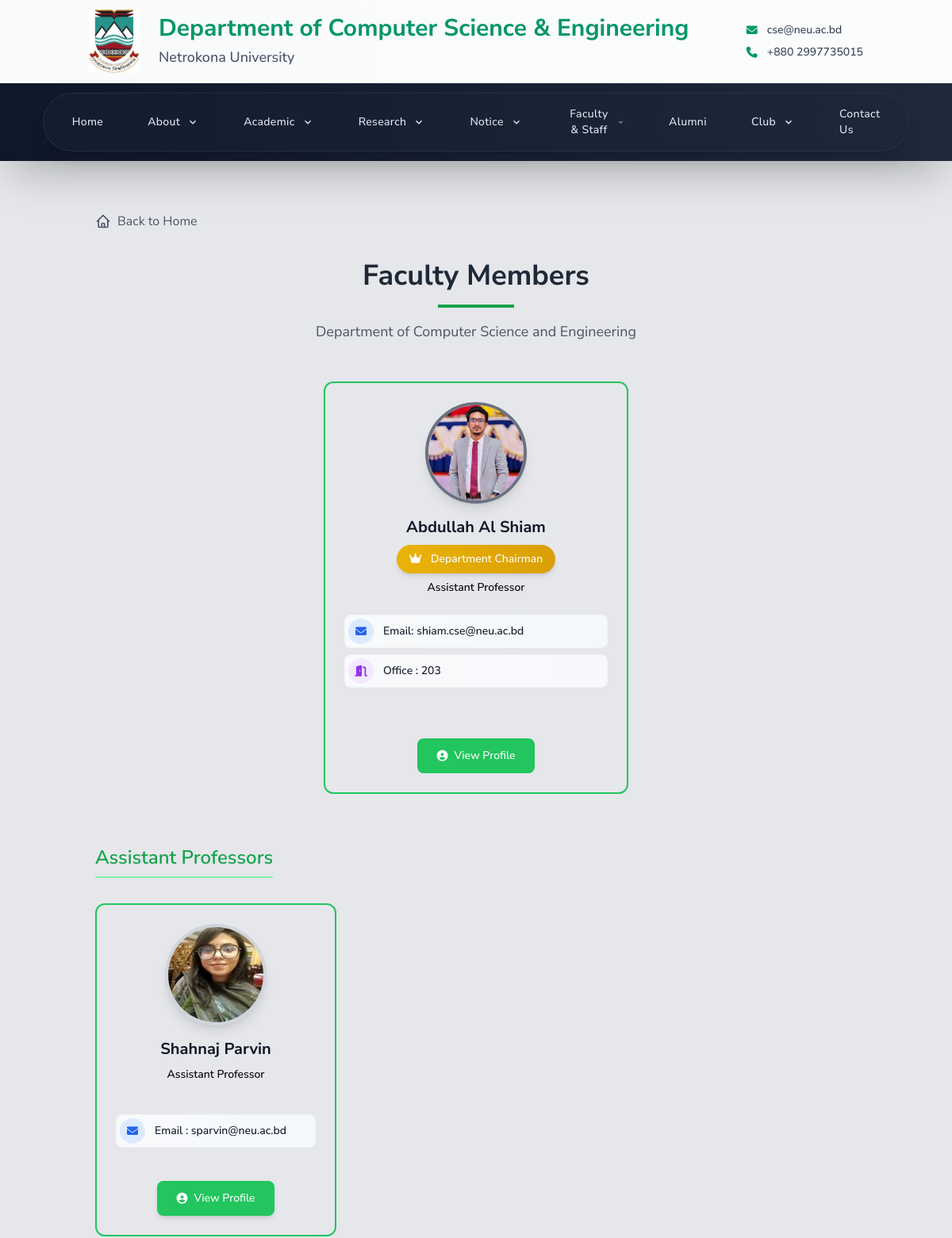
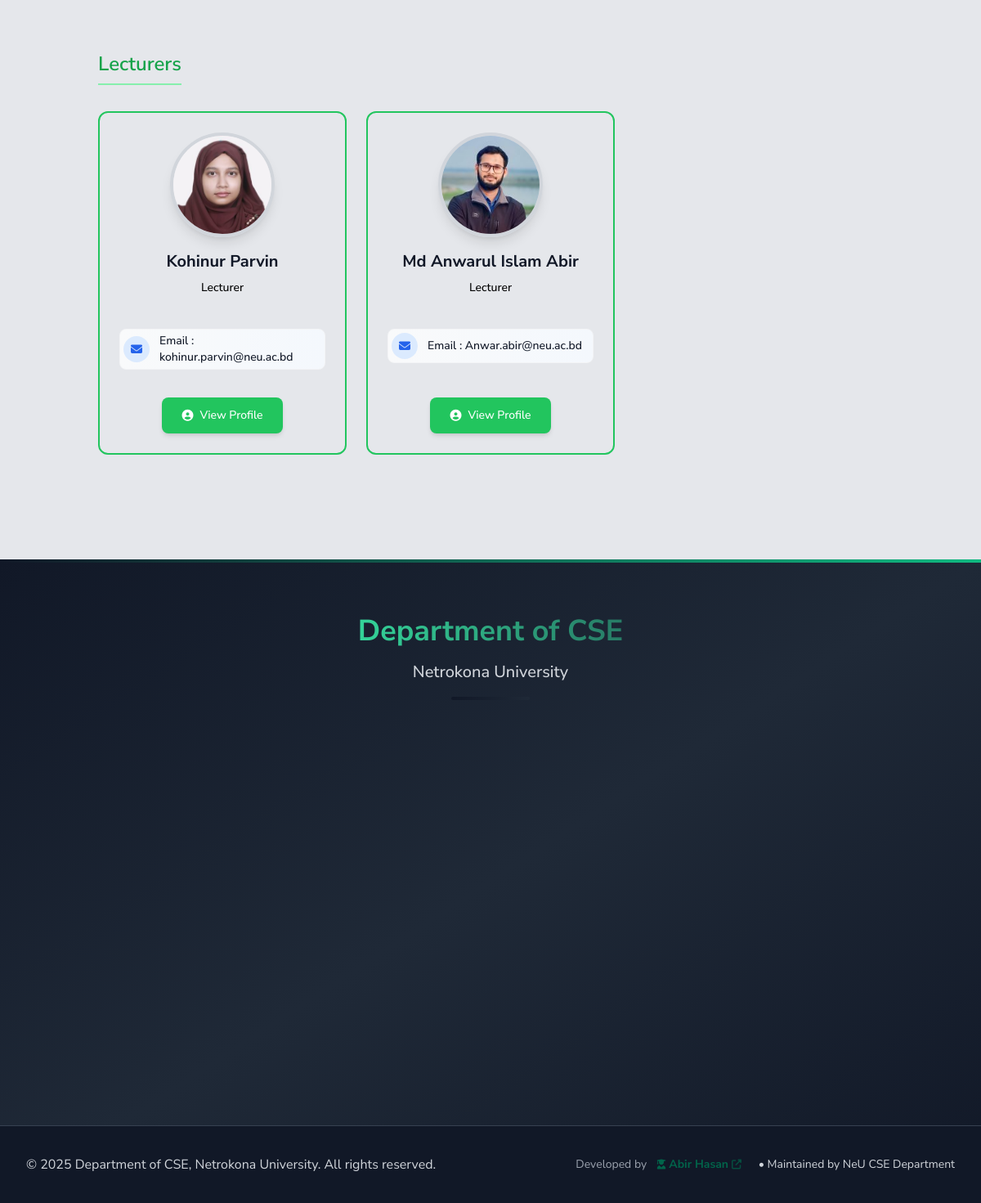
The page /faculty/active/ on the database its author committed (2 pictures, top to bottom).
### cse_app/models.py (models this page shows, shortened)
class FacultyMember(models.Model):
    DESIGNATION_CHOICES = (
        ('professor', 'Professor'),
        ('associate_professor', 'Associate Professor'),
        ('assistant_professor', 'Assistant Professor'),
        ('lecturer', 'Lecturer'),
        ('chairman', 'Chairman'),
    )
    STATUS_CHOICES = (
        ('active', 'Active'),
        ('on_leave', 'On Leave'),
        ('ex_chairman', 'Ex-Chairman'),
        ('past_faculty', 'Past Faculty'),
    )
    MEMBER_TYPE_CHOICES = (
        ('full_time', 'Full-time'),
        ('part_time', 'Part-time'),
        ('visiting', 'Visiting'),
        ('adjunct', 'Adjunct'),
    )
    user = models.OneToOneField(User, on_delete=models.CASCADE, null=True, blank=True)
    name = models.CharField(max_length=100)
    designation = models.CharField(max_length=30, choices=DESIGNATION_CHOICES)
    status = models.CharField(max_length=20, choices=STATUS_CHOICES, default='active')
    member_type = models.CharField(max_length=20, choices=MEMBER_TYPE_CHOICES, default='full_time')
    email = models.EmailField()
    phone = models.CharField(max_length=15, blank=True)
    room_no = models.CharField(max_length=10, blank=True)
    image = models.ImageField(upload_to='faculty/', blank=True)
    bio = models.TextField(blank=True)
    research_interest = models.TextField(blank=True)
    research_gate_url = models.URLField(blank=True, help_text="ResearchGate profile URL")
    google_scholar_url = models.URLField(blank=True, help_text="Google Scholar profile URL")
    orcid_url = models.URLField(blank=True, help_text="ORCID profile URL")
    linkedin_url = models.URLField(blank=True, help_text="LinkedIn profile URL")
    personal_website = models.URLField(blank=True, help_text="Personal website URL")
    research_activities = RichTextField(blank=True, help_text="Research activities and projects")
    publications = RichTextField(blank=True, help_text="List of publications")
    courses_taught = RichTextField(blank=True, help_text="Courses taught")
    membership = RichTextField(blank=True, help_text="Professional memberships")
    awards_honors = RichTextField(blank=True, help_text="Awards and honors received")
    others = RichTextField(blank=True, help_text="Other relevant information")
    cv_file = models.FileField(upload_to='faculty/cv/', blank=True, null=True, help_text="Upload CV/Resume")
    joined_date = models.DateField(blank=True, null=True)
    end_date = models.DateField(blank=True, null=True)
    is_chairman = models.BooleanField(default=False)
    class Meta:
        ordering = ['designation', 'name']
        verbose_name = 'Faculty Member'
        verbose_name_plural = 'Faculty Members'

### cse_app/views.py (the view)
# urls.py: path('faculty/active/', views.active_faculty, name='active_faculty'),
def active_faculty(request):
    active_faculty_members = FacultyMember.objects.filter(status='active')
    return render(request, 'cse/faculty_and_staff/active_faculty.html', {
        'faculty_members': active_faculty_members
    })

### cse_app/context_processors.py (called while the page is built)
def scrolling_notice(request):
    notice = ScrollingNotice.objects.filter(is_active=True).first()
    return {'scrolling_notice': notice.text if notice else ''}

### templates/cse/faculty_and_staff/active_faculty.html (shortened to what this page needs)
{% extends 'base.html' %}
{% block content %}
<div class="container mx-auto px-4 py-8">
    <div class="mb-8">
        <a href="{% url 'home' %}" class="inline-flex items-center text-gray-600 hover:text-green-600 transition-colors duration-200">
            Back to Home
        </a>
    </div>
    <div class="text-center mb-12">
        <h1 class="text-4xl font-bold mb-4 text-gray-800">Faculty Members</h1>
        <div class="w-24 h-1 bg-green-600 mx-auto mb-4"></div>
        <p class="text-lg text-gray-600 max-w-2xl mx-auto leading-relaxed">Department of Computer Science and Engineering</p>
    </div>
    {% for faculty in faculty_members %}
        {% if faculty.is_chairman %}
        <div class="mb-16">
            <div class="flex justify-center">
                <div class="rounded-xl border-2 border-green-500 h-[520px] flex flex-col w-full max-w-sm">
                    <div class="p-6 flex flex-col h-full">
                        <div class="flex justify-center mb-4">
                            {% if faculty.image %}
                                <div class="relative">
                                    <img src="{{ faculty.image.url }}" alt="{{ faculty.name }}" class="w-32 h-32 rounded-full object-cover border-4 border-gray-500 shadow-lg">
                                </div>
                            {% endif %}
                        </div>
                        <div class="text-center mb-6">
                            <h3 class="text-xl font-bold text-gray-900 mb-2">{{ faculty.name }}</h3>
                            <div class="inline-block bg-gradient-to-r from-yellow-500 to-yellow-600 text-white px-4 py-2 rounded-full text-sm font-medium shadow-md mb-2">
                                <i class="fas fa-crown mr-2"></i>
                                Department Chairman
                            </div>
                            <div class="text-black text-sm font-medium">
                                {{ faculty.get_designation_display }}
                            </div>
                        </div>
                        <div class="space-y-2 mb-6 flex-grow">
                            {% if faculty.email %}
                                <div class="flex items-center text-gray-600 bg-gradient-to-r from-gray-50 to-blue-50 rounded-lg p-1 border border-gray-100">
                                    <div class="flex-shrink-0 w-8 h-8 bg-blue-100 rounded-full flex items-center justify-center">
                                        <i class="fas fa-envelope text-blue-600 text-sm"></i>
                                    </div>
                                    <div class="ml-3 flex-1">
                                        <p class="text-sm font-medium text-gray-900">Email: {{ faculty.email }}</p>
                                    </div>
                                </div>
                            {% endif %}
                            {% if faculty.room_no %}
                                <div class="flex items-center text-gray-600 bg-gradient-to-r from-gray-50 to-purple-50 rounded-lg p-1 border border-gray-100">
                                    <div class="flex-shrink-0 w-8 h-8 bg-purple-100 rounded-full flex items-center justify-center">
                                        <i class="fas fa-door-open text-purple-600 text-sm"></i>
                                    </div>
                                    <div class="ml-3 flex-1">
                                        <p class="text-sm font-medium text-gray-900">Office : {{ faculty.room_no }}</p>
                                    </div>
                                </div>
                            {% endif %}
                        </div>
                        <div class="text-center mt-auto">
                            <a href="{% url 'faculty_detail' faculty.id %}"
                               class="inline-flex items-center px-6 py-3 bg-green-500 text-white text-sm font-medium rounded-lg hover:bg-green-600 transition-all duration-200 transform hover:scale-105">
                                <i class="fas fa-user-circle mr-2"></i>
                                View Profile
                            </a>
                        </div>
                    </div>
                </div>
            </div>
        </div>
        {% endif %}
    {% endfor %}
    {% regroup faculty_members by designation as grouped_faculty %}
    {% for group in grouped_faculty %}
        {% if group.grouper == 'assistant_professor' %}
            {% with assistant_professors=group.list %}
                {% if assistant_professors %}
                    <div class="mb-16">
                        <h2 class="text-2xl font-semibold text-center mb-8 text-green-600 border-b-2 border-green-300 pb-2 inline-block">
                            Assistant Professors
                        </h2>
                        <div class="grid grid-cols-1 md:grid-cols-2 lg:grid-cols-3 gap-6">
                            {% for faculty in assistant_professors %}
                                {% if not faculty.is_chairman %}
                                    {% include "cse/faculty_and_staff/faculty_card.html" with faculty=faculty %}
                                {% endif %}
                            {% endfor %}
                        </div>
                    </div>
                {% endif %}
            {% endwith %}
        {% endif %}
    {% endfor %}
    {% for group in grouped_faculty %}
        {% if group.grouper == 'lecturer' %}
            {% with lecturers=group.list %}
                {% if lecturers %}
                    <div class="mb-16">
                        <h2 class="text-2xl font-semibold text-center mb-8 text-green-600 border-b-2 border-green-300 pb-2 inline-block">
                            Lecturers
                        </h2>
                        <div class="grid grid-cols-1 md:grid-cols-2 lg:grid-cols-3 gap-6">
                            {% for faculty in lecturers %}
                                {% if not faculty.is_chairman %}
                                    {% include "cse/faculty_and_staff/faculty_card.html" with faculty=faculty %}
                                {% endif %}
                            {% endfor %}
                        </div>
                    </div>
                {% endif %}
            {% endwith %}
        {% endif %}
    {% endfor %}
</div>
{% endblock %}

### templates/cse/faculty_and_staff/faculty_card.html (shortened to what this page needs)
<div class="rounded-xl border-2 border-green-500 h-[420px] flex flex-col">
    <div class="p-6 flex flex-col h-full">
        <div class="flex justify-center mb-4">
            {% if faculty.image %}
                <div class="relative">
                    <img src="{{ faculty.image.url }}" alt="{{ faculty.name }}" class="w-32 h-32 rounded-full object-cover border-4 border-gray-300 shadow-lg">
                </div>
            {% endif %}
        </div>
        <div class="text-center mb-6 flex-grow">
            <h3 class="text-xl font-bold text-gray-900 mb-2">{{ faculty.name }}</h3>
            <div class="text-black text-sm font-medium">
                {{ faculty.get_designation_display }}
            </div>
        </div>
        <div class="space-y-3 mb-6 min-h-[60px]">
            {% if faculty.email %}
                <div class="flex items-center text-gray-600 bg-gradient-to-r from-gray-50 to-blue-50 rounded-lg p-1 border border-gray-100">
                    <div class="flex-shrink-0 w-8 h-8 bg-blue-100 rounded-full flex items-center justify-center">
                        <i class="fas fa-envelope text-blue-600 text-sm"></i>
                    </div>
                    <div class="ml-3 flex-1">
                        <p class="text-sm font-medium text-gray-900">Email : {{ faculty.email }}</p>
                    </div>
                </div>
            {% endif %}
        </div>
        <div class="text-center mt-auto">
            <a href="{% url 'faculty_detail' faculty.id %}"
               class="inline-flex items-center px-6 py-3 bg-green-500 text-white text-sm font-medium rounded-lg hover:bg-green-600 transition-all duration-200 shadow-md hover:shadow-lg transform hover:scale-105">
                <i class="fas fa-user-circle mr-2"></i>
                View Profile
            </a>
        </div>
    </div>
</div>

### templates/base.html (style rules this page uses)
* { font-family: 'Nunito Sans', -apple-system, BlinkMacSystemFont, 'Segoe UI', Roboto, Oxygen, Ubuntu, Cantarell, sans-serif; }
.font-semibold { font-weight: 600; }
.font-bold { font-weight: 700; }
:root { --custom-green: #02644A; --custom-green-hover: #00916a; }
html { scroll-behavior: smooth; }

### templates/Footer.html (style rules this page uses)
.bg-gradient-to-r { background-size: 200% 200%; animation: gradientShift 4s ease infinite; }

### rows shown on the page
FacultyMember: image (picture), name "Abdullah Al Shiam", designation "Assistant Professor", email "shiam.cse@neu.ac.bd", room_no "203"
FacultyMember: image (picture), name "Shahnaj Parvin", designation "Assistant Professor", email "sparvin@neu.ac.bd"
FacultyMember: image (picture), name "Kohinur Parvin", designation "Lecturer", email "kohinur.parvin@neu.ac.bd"
FacultyMember: image (picture), name "Md Anwarul Islam Abir", designation "Lecturer", email "Anwar.abir@neu.ac.bd"
